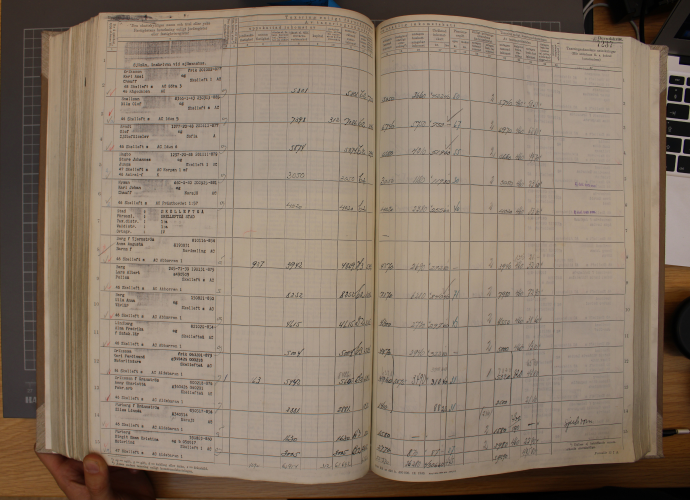
#> input picture IMG_1725.JPG, 1380 x 1001 px (shown at 1/2 size)
$ python -i segmentation.py   (imports and definitions only)   (older library calls are emulated)
#> lines starting #> are read from the running program, lines starting #| are printed output that depends on the picture; after the words box and inside, x2 and y2 are one past the last pixel; in counts of white or black regions, pixels touching at a corner belong together
#> further down, picture is the input picture: shape (1001, 1380, 3); mean B, G, R 105.4, 121.3, 137.7
from copy import deepcopy

import numpy as np
import scipy as scp
import cv2
from basics import show_img
from matplotlib import pyplot as plt
from watershed import morphologize, get_markers, watershed, dilate
from morphology import get_morph
from shading_correction import shaCorr
from skimage.feature import peak_local_max
from sharpening import sharpen
import skimage.segmentation as sk_seg


# Find contours
# [115 lines left out: functions find_contours, segmentation, not called in this run]


def get_book(hsv_img):
    img_gray = cv2.cvtColor(hsv_img, cv2.COLOR_BGR2GRAY)
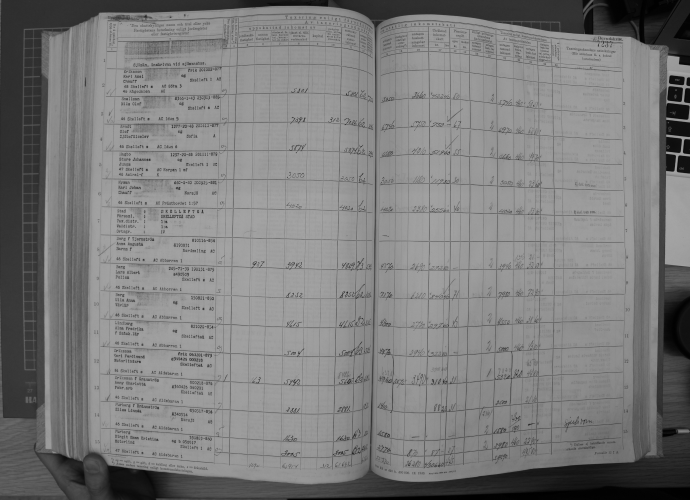
#> img_gray: shape (1001, 1380) (shown at 1/2 size); min 0, max 255, mean 124.4

    lower_blue = np.array([0, 0, 60])
    higher_blue = np.array([60, 60, 255])

    lower_magenta = np.array([50, 0, 50])
    higher_magenta = np.array([255, 40, 255])

    b_mask = cv2.inRange(hsv_img, lower_blue, higher_blue)
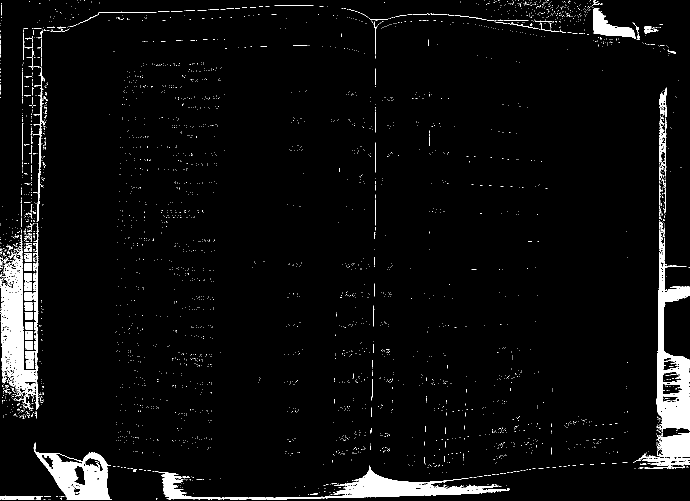
#> b_mask: shape (1001, 1380) (shown at 1/2 size); 4.5% white; 3268 white regions (3170 under 20 px), largest, box (x1, y1, x2, y2) and area: (0, 447, 79, 820) 11226, (1313, 444, 1380, 865) 10779, (310, 931, 1020, 1000) 10511
    m_mask = cv2.inRange(hsv_img, lower_magenta, higher_magenta)
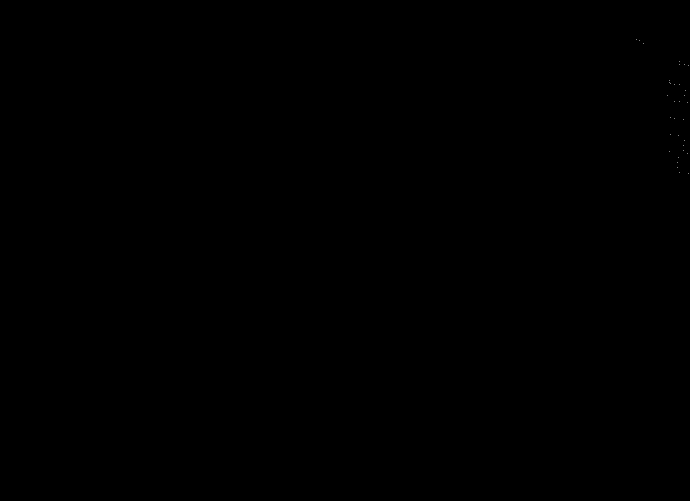
#> m_mask: shape (1001, 1380) (shown at 1/2 size); 0% white in thin lines or dots, all inside (x1, y1, x2, y2) = (1272, 78, 1377, 347)

    final = (img_gray & b_mask) | (img_gray & m_mask)
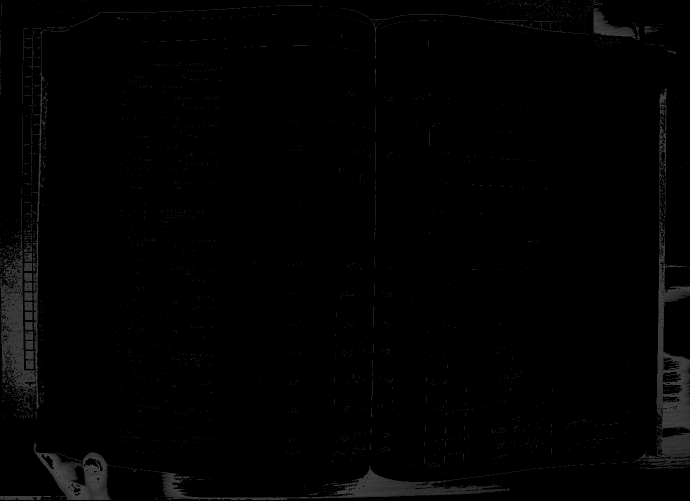
#> final: shape (1001, 1380) (shown at 1/2 size); min 0, max 87, mean 2.5
    return cv2.GaussianBlur(final, (5, 5), 0), img_gray

>>> import cv2
>>> picture = cv2.imread('IMG_1725.JPG')
>>> result = get_book(picture)
